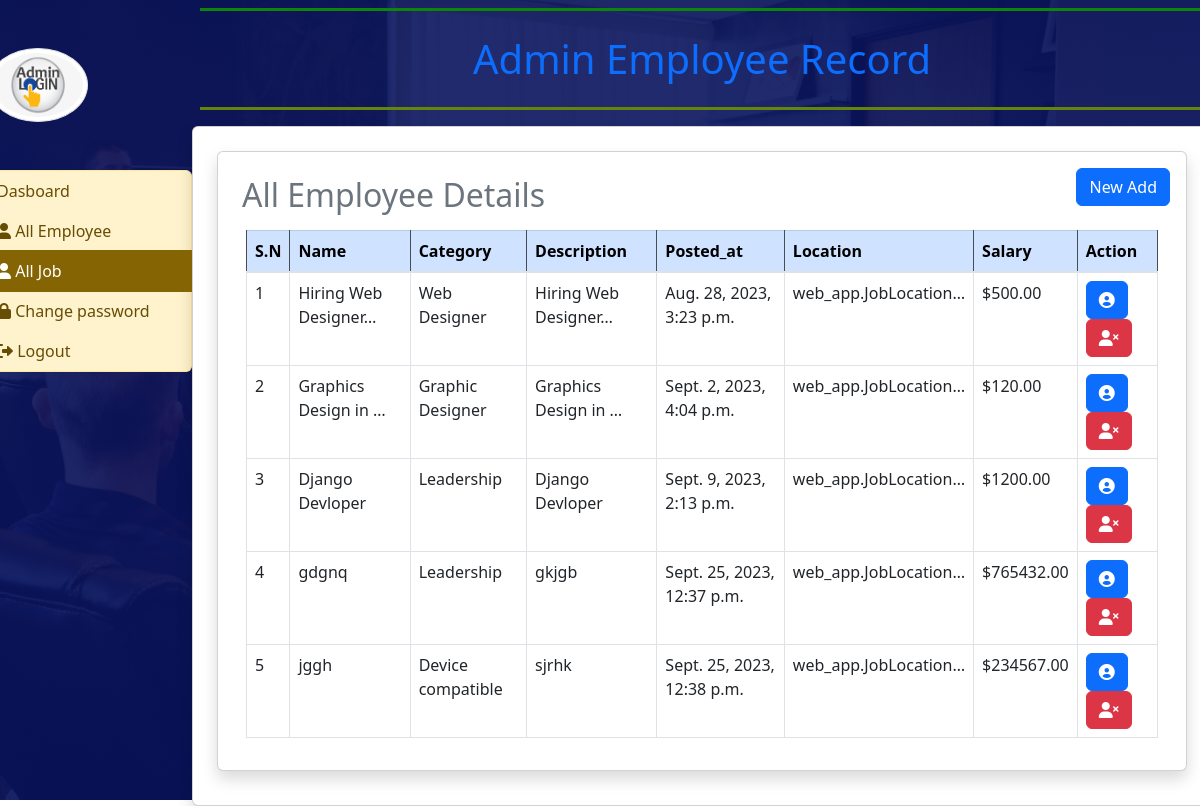
The page /all_job/ (signed in) on the database its author committed.
### web_app/model.py (models this page shows, shortened)
class JobPosting(models.Model):
     STATUS_CHOICES = [
          ("active", "Active"),
          ("in_active", "Inactive"),
     ]
     title = models.CharField(max_length=200)
     company = models.CharField(max_length=100)
     feature_image = models.ImageField(upload_to="Job_post_images/%Y/%m/%d", blank=False)
     status = models.CharField(max_length=20, choices=STATUS_CHOICES, default="active")
     description = models.TextField()
     salary = models.DecimalField(max_digits=10, decimal_places=2)
     posted_at = models.DateTimeField(auto_now_add=True)
     views_count = models.PositiveBigIntegerField(default=0)
     category = models.ForeignKey(JobCategory, on_delete=models.CASCADE)
     location = models.ManyToManyField(JobLocation)

class JobCategory(models.Model):
     name = models.CharField(max_length=100)
     def __str__(self):
          return self.name

### employee_app/views.py (the view)
# urls.py: path("all_job/",all_job, name="all_job"),
def all_job(request):
    if not request.user.is_superuser:
        return redirect("admin_login")
    employee = JobPosting.objects.all()
    return render(request, "admin/all_job.html", locals())

### templates/admin/all_job.html
{% extends "admin/admin_base.html" %}
{% block main %}
<div class="card shadow m-2">
     <div class="card-body">
          <div class="row">
               <div class="col-md-6">
                   <h2 class="p-2 text-secondary">All Employee Details</h2>
               </div>
               <div class="col-md-6 text-end">
                    <a href="{% url 'job-add' %}" class="btn btn-primary ">New Add</a>
               </div>
           </div>
          <div class="container-fluid">
               <table class="table table-bordered  table-hover">
                    <thead class="table-dark">
                         <tr class="table-primary">
                              <th scope="col">S.N</th>
                              <th scope="col">Name</th>
                              <th scope="col">Category</th>
                              <th scope="col">Description</th>
                              <th scope="col">Posted_at</th>
                              <th scope="col">Location</th>
                              <th scope="col">Salary</th>
                              <th scope="col">Action</th>
                         </tr>
                    </thead>
                    <tbody>
                         {% for i in employee %}
                         <tr>
                              <td>{{forloop.counter}}</td>
                              <td>{{i.title|truncatechars:20}}</td>
                              <td>{{i.category|truncatechars:20}}</td>
                              <td>{{i.description|truncatechars:20}}</td>
                              <td>{{i.posted_at}}</td>
                              <td>{{i.location|truncatechars:20}}</td>
                              <td>${{i.salary}}</td>
                              <td><a href="/admin_job_view_detail/{{i.pk}}/" class="btn btn-primary"><i
                                             class="fa-solid fa-circle-user"></i></a>
                                   <a href="/job_posting_delete/{{i.pk}}/" class="btn btn-danger"
                                        onclick="return confirm('Are you sure?')"><i
                                             class="fa-solid fa-user-xmark"></i></a>
                              </td>
                         </tr>
                         {% endfor %}
                    </tbody>
               </table>
          </div>
     </div>
</div>
{% endblock main %}

### static/jobs/css/style.css (style rules this page uses)
body { font-family: 'Poppins', sans-serif; color: #0c0c0c; background-color: #ffffff; overflow-x: hidden; }
a, a:hover, a:focus { text-decoration: none; }
.btn, .btn:focus { outline: none !important; -webkit-box-shadow: none; box-shadow: none; }

### rows shown on the page
JobPosting: title "Hiring Web Designer…", category "Web Designer", description "Hiring Web Designer…", posted_at "Aug. 28, 2023, 3:23 p.m.", location "web_app.JobLocation…", salary "500.00"
JobPosting: title "Graphics Design in …", category "Graphic Designer", description "Graphics Design in …", posted_at "Sept. 2, 2023, 4:04 p.m.", location "web_app.JobLocation…", salary "120.00"
JobPosting: title "Django Devloper", category "Leadership", description "Django Devloper", posted_at "Sept. 9, 2023, 2:13 p.m.", location "web_app.JobLocation…", salary "1200.00"
JobPosting: title "gdgnq", category "Leadership", description "gkjgb", posted_at "Sept. 25, 2023, 12:37 p.m.", location "web_app.JobLocation…", salary "765432.00"
JobPosting: title "jggh", category "Device compatible", description "sjrhk", posted_at "Sept. 25, 2023, 12:38 p.m.", location "web_app.JobLocation…", salary "234567.00"
